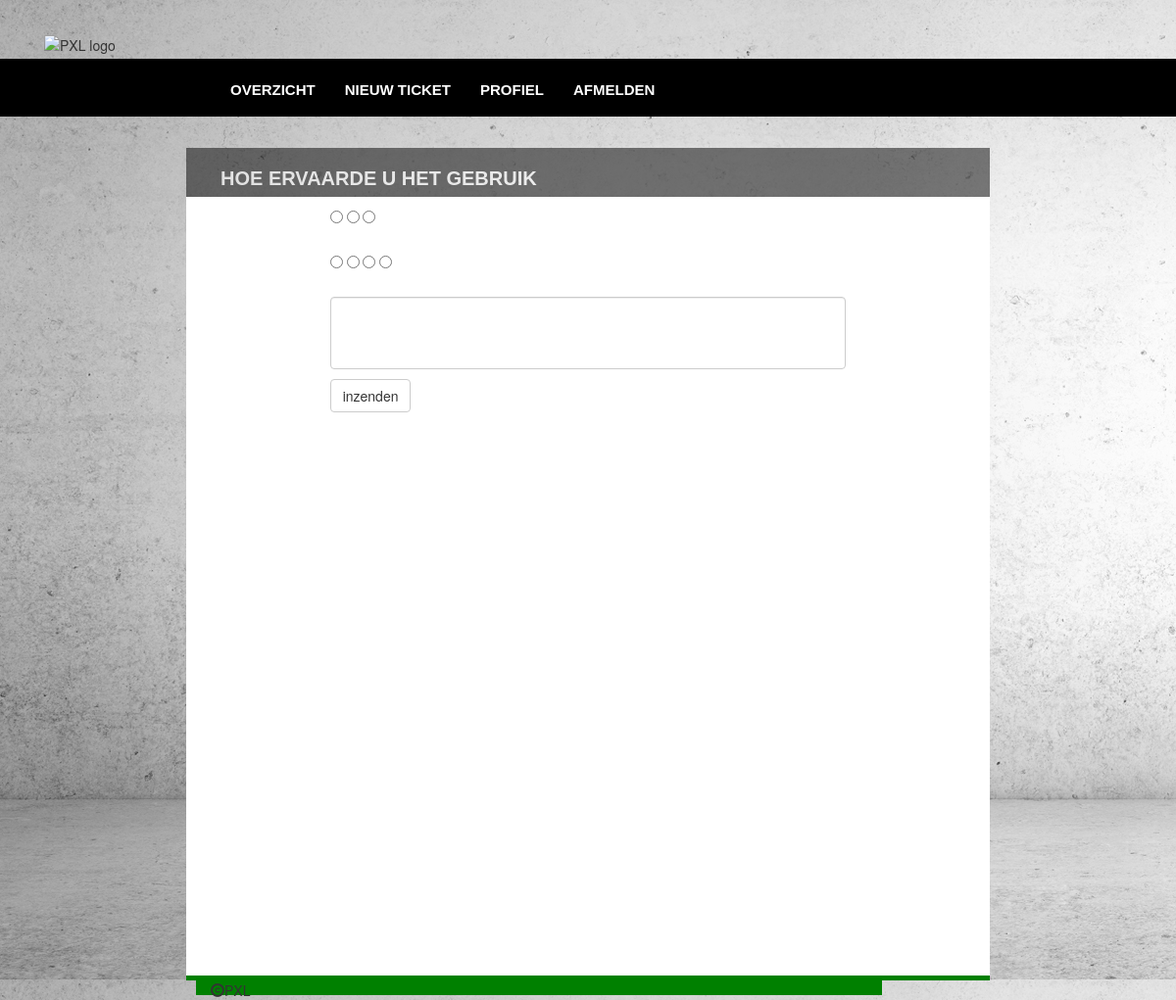
Page /website/index.php/enquete_controller on the earlier database version.
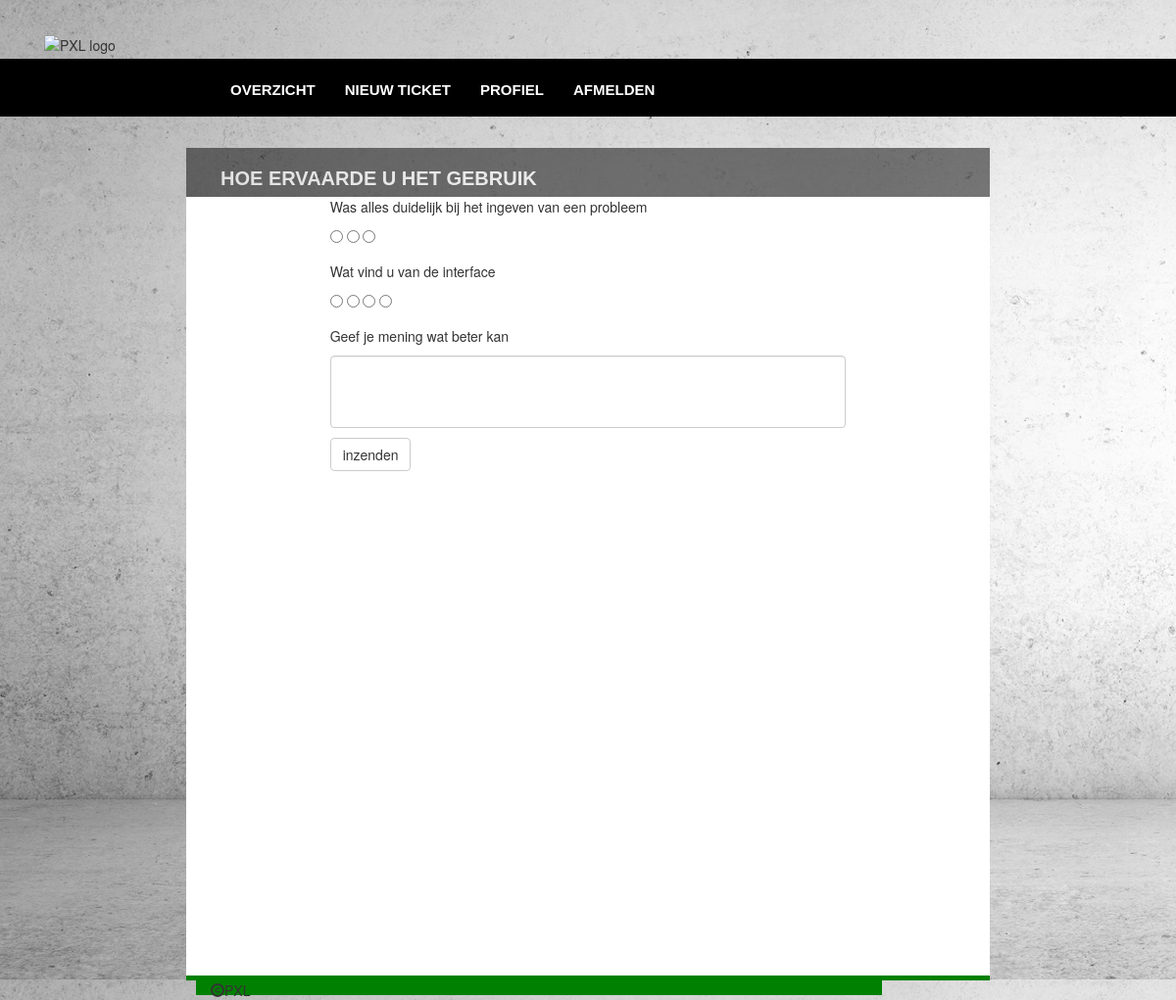
Same page on the later database version.
### tables this page shows
CREATE TABLE `vragen` (
  `vragenID` int(5) NOT NULL,
  `vraag_text` varchar(255) NOT NULL,
  `antw1_text` varchar(255) NOT NULL,
  `antw2_text` varchar(255) NOT NULL,
  `antw3_text` varchar(255) NOT NULL,
  `antw4_text` varchar(255) NOT NULL
);

### website/application/controllers/enquete_controller.php (called while the page is built, shortened)
<?php
class enquete_controller extends CI_Controller
{
    function __construct()
    {
        $this->load->model('enquete_model', '', TRUE);
    }
    function index()
    {
        $session_data = $this->session->userdata('logged_in');
        $data = array('userID' => $session_data['userID'], 'vragen' => $this->enquete_model->get_vragen());
        $this->load->view('header');
        $this->load->view('navigation');
        $this->load->view('user_enquete_view', $data);
        $this->load->view('footer');
    }
}

### website/index.php (called while the page is built, shortened)
<?php
require_once BASEPATH.'core/CodeIgniter.php';

### website/application/models/enquete_model.php (called while the page is built, shortened)
<?php
class enquete_model extends CI_Model
{
    function get_vragen()
    {
        $this->db->select('vragenID, vraag_text, antw1_text, antw2_text, antw3_text, antw4_text');
        $this->db->from('vragen');
        $query = $this->db->get();
        return $query->result();
    }
}

### website/application/views/user_enquete_view.php (the view, shortened to what this page needs)
<div class="row">
    <div class="col-md-8 col-md-offset-2 titel">
        <h1>Hoe ervaarde u het gebruik</h1>
    </div>
</div>
<div class="row">
    <div class="col-md-8 col-md-offset-2 main home ">
        <div class="col-md-8 col-md-offset-2 center ">
            <?php
            echo form_open();
            ?>
               <div class="form-group row">
                   <p> <?= htmlentities($vragen[0] -> vraag_text, ENT_QUOTES, 'UTF-8'); ?></p>
                   <input type="radio" name="vraag1"
                          value="<?php echo htmlentities($vragen[0] -> antw1_text, ENT_QUOTES, 'UTF-8') ;?>">
                   <input type="radio" name="vraag1"
                          value="<?php echo htmlentities($vragen[0] -> antw2_text, ENT_QUOTES, 'UTF-8') ;?>">
                   <input type="radio" name="vraag1"
                          value="<?php echo htmlentities($vragen[0] -> antw3_text, ENT_QUOTES, 'UTF-8') ;?>">
               </div>
               <div class="form-group row">
                    <p><?= htmlentities($vragen[1] -> vraag_text, ENT_QUOTES, 'UTF-8'); ?></p>
                   <input type="radio" name="vraag1"
                          value="<?php echo htmlentities($vragen[1] -> antw1_text, ENT_QUOTES, 'UTF-8') ;?>">
                   <input type="radio" name="vraag1"
                          value="<?php echo htmlentities($vragen[1] -> antw2_text, ENT_QUOTES, 'UTF-8') ;?>">
                   <input type="radio" name="vraag1"
                          value="<?php echo htmlentities($vragen[1] -> antw3_text, ENT_QUOTES, 'UTF-8') ;?>">
                   <input type="radio" name="vraag1"
                          value="<?php echo htmlentities($vragen[1] -> antw4_text, ENT_QUOTES, 'UTF-8') ;?>">
               </div>
               <div class="form-group row">
                   <p><?= htmlentities($vragen[2] -> vraag_text, ENT_QUOTES, 'UTF-8'); ?></p>
                   <textarea class="form-control" rows="3" name="feedback" id="feedback"></textarea>
                   <input class="btn btn-default" type="submit" value="inzenden" name="submit" id="submit"/>
               </div>
           </form>
        </div>
    </div>
</div>

### website/application/views/header.php (shortened to what this page needs)
<!DOCTYPE html>
<html lang="en">
<head>
    <?= link_tag('/assets/bootstrap/css/bootstrap.css') ?>
    <?= link_tag('/assets/bootstrap/css/customStyle.css') ?>
</head>

### website/application/views/navigation.php
<body id="background">
<header class="container hoofding">
    <div id="pxlLine"></div>
    <img class="col-md-2 " src="<?php echo base_url();?>assets/Pictures/Logo_PXL.png" alt="PXL logo"/>
    <nav class="navbar">
        <ul class="nav navbar-nav navbar-style">
            <li class="active"><?php echo anchor(array('home','index'),'Overzicht'); ?></li>
            <li><?php echo anchor(site_url(array('newTicket_controller','index')),'Nieuw ticket');?></li>
            <li><?php echo anchor(site_url(array('profiel_controller','index')),'Profiel');?></li>
            <li><?php echo anchor(site_url(array('home','logout')),'Afmelden'); ?></li>
        </ul>
    </nav>
    <div class="col-md-2"></div>
</header>

### website/application/views/footer.php
<?= link_tag('/assets/bootstrap/css/bootstrap.css') ?>
</body>
<footer class="footer col-md-7 col-md-offset-2">
<p><span class="glyphicon glyphicon-copyright-mark"></span>PXL</p>
</footer>
</html>

Differences in the rows shown:
added vragen: vraag_text "Was alles duidelijk bij het ingeven van een probleem"
added vragen: vraag_text "Wat vind u van de interface"
added vragen: vraag_text "Geef je mening wat beter kan"
